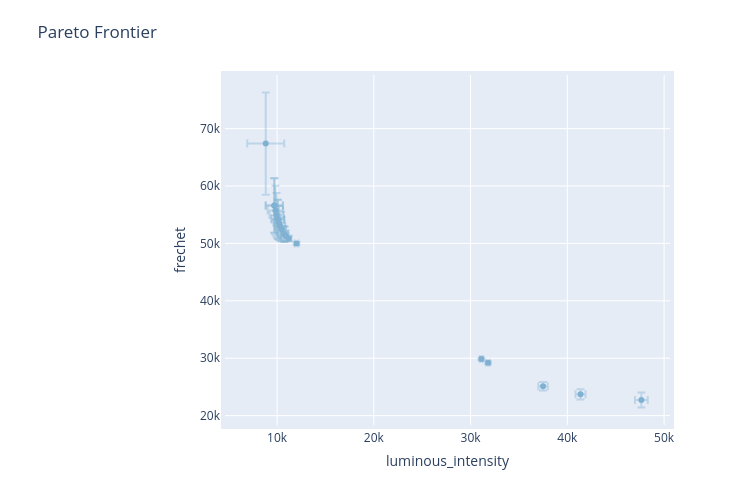

Notebook source saved alongside this figure:
### Code cell
frontier = compute_posterior_pareto_frontier(
    experiment=experiment,
    data=experiment.fetch_data(),
    primary_objective=objectives[0].metric,
    secondary_objective=objectives[1].metric,
    absolute_metrics=[objectives[0].metric_names[0], objectives[1].metric_names[0]],
    num_points=num_iter,
)

axplotconfig = plot_pareto_frontier(frontier, CI_level=0.90)
render(axplotconfig)

### Figure 1 — Plotly figure (JSON) as saved in the notebook; plotly's stock layout.template omitted (floating-point values rounded to 4 significant figures)
{"data": [{"error_x": {"array": [658.7, 188.6, 353.6, 806.4, 173.7, 517.3, 487.9, 889.5, 154.9, 582.6, 247.0, 889.5, 727.4, 353.6, 652.8, 652.8, 516.8, 311.2, 457.2, 1911.0], "color": "rgba(128,177,211,0.4)", "thickness": 2, "type": "data"}, "error_y": {"array": [1315.0, 242.4, 1333.0, 4295.0, 237.8, 2533.0, 735.6, 4745.0, 216.9, 2962.0, 400.8, 4745.0, 3846.0, 1333.0, 3401.0, 3401.0, 907.5, 977.0, 2116.0, 8897.0], "color": "rgba(128,177,211,0.4)", "thickness": 2, "type": "data"}, "hoverinfo": "text", "legendgroup": "mean", "marker": {"color": "rgba(128,177,211,1)"}, "mode": "markers", "name": "mean", "text": ["<b>Parameterization 0</b><br>luminous_intensity: 47652.136 [46993.393, 48310.879]<br>frechet: 22726.546 [21411.164, 24041.928]<br><br><em>Parameterization:</em><br>R: 12<br>G: 44<br>B: 65", "<b>Parameterization 1</b><br>luminous_intensity: 12013.19 [11824.591, 12201.789]<br>frechet: 49997.939 [49755.534, 50240.343]<br><br><em>Parameterization:</em><br>R: 0<br>G: 1<br>B: 59", "<b>Parameterization 2</b><br>luminous_intensity: 10755.554 [10401.908, 11109.200]<br>frechet: 51612.952 [50279.894, 52946.010]<br><br><em>Parameterization:</em><br>R: 0<br>G: 0<br>B: 55", "<b>Parameterization 3</b><br>luminous_intensity: 9827.018 [9020.627, 10633.409]<br>frechet: 55746.737 [51451.589, 60041.885]<br><br><em>Parameterization:</em><br>R: 0<br>G: 0<br>B: 48", "<b>Parameterization 4</b><br>luminous_intensity: 31804.549 [31630.871, 31978.227]<br>frechet: 29206.041 [28968.212, 29443.870]<br><br><em>Parameterization:</em><br>R: 0<br>G: 29<br>B: 62", "<b>Parameterization 5</b><br>luminous_intensity: 10332.179 [9814.835, 10849.523]<br>frechet: 52974.072 [50441.327, 55506.817]<br><br><em>Parameterization:</em><br>R: 0<br>G: 0<br>B: 52", "<b>Parameterization 6</b><br>luminous_intensity: 37490.475 [37002.560, 37978.390]<br>frechet: 25117.897 [24382.341, 25853.454]<br><br><em>Parameterization:</em><br>R: 0<br>G: 37<br>B: 63", "<b>Parameterization 7</b><br>luminous_intensity: 9711.969 [8822.492, 10601.445]<br>frechet: 56598.465 [51853.217, 61343.712]<br><br><em>Parameterization:</em><br>R: 0<br>G: 0<br>B: 47", "<b>Parameterization 8</b><br>luminous_intensity: 31116.385 [30961.436, 31271.335]<br>frechet: 29844.966 [29628.113, 30061.818]<br><br><em>Parameterization:</em><br>R: 0<br>G: 28<br>B: 62", "<b>Parameterization 9</b><br>luminous_intensity: 10199.327 [9616.681, 10781.972]<br>frechet: 53566.684 [50604.465, 56528.904]<br><br><em>Parameterization:</em><br>R: 0<br>G: 0<br>B: 51", "<b>Parameterization 10</b><br>luminous_intensity: 11213.645 [10966.625, 11460.666]<br>frechet: 50842.801 [50441.964, 51243.638]<br><br><em>Parameterization:</em><br>R: 0<br>G: 0<br>B: 58", "<b>Parameterization 11</b><br>luminous_intensity: 9711.969 [8822.492, 10601.445]<br>frechet: 56598.465 [51853.217, 61343.712]<br><br><em>Parameterization:</em><br>R: 0<br>G: 0<br>B: 47", "<b>Parameterization 12</b><br>luminous_intensity: 9946.652 [9219.236, 10674.069]<br>frechet: 54955.37 [51109.144, 58801.596]<br><br><em>Parameterization:</em><br>R: 0<br>G: 0<br>B: 49", "<b>Parameterization 13</b><br>luminous_intensity: 10755.554 [10401.908, 11109.200]<br>frechet: 51612.952 [50279.894, 52946.010]<br><br><em>Parameterization:</em><br>R: 0<br>G: 0<br>B: 55", "<b>Parameterization 14</b><br>luminous_intensity: 10070.786 [9418.027, 10723.544]<br>frechet: 54227.772 [50826.761, 57628.784]<br><br><em>Parameterization:</em><br>R: 0<br>G: 0<br>B: 50", "<b>Parameterization 15</b><br>luminous_intensity: 10070.786 [9418.027, 10723.544]<br>frechet: 54227.772 [50826.761, 57628.784]<br><br><em>Parameterization:</em><br>R: 0<br>G: 0<br>B: 50", "<b>Parameterization 16</b><br>luminous_intensity: 41361.1 [40844.256, 41877.945]<br>frechet: 23701.324 [22793.866, 24608.781]<br><br><em>Parameterization:</em><br>R: 4<br>G: 40<br>B: 64", "<b>Parameterization 17</b><br>luminous_intensity: 10904.567 [10593.381, 11215.754]<br>frechet: 51294.779 [50317.829, 52271.729]<br><br><em>Parameterization:</em><br>R: 0<br>G: 0<br>B: 56", "<b>Parameterization 18</b><br>luminous_intensity: 10469.241 [10012.080, 10926.402]<br>frechet: 52451.023 [50335.331, 54566.715]<br><br><em>Parameterization:</em><br>R: 0<br>G: 0<br>B: 53", "<b>Parameterization 19</b><br>luminous_intensity: 8829.02 [6917.559, 10740.481]<br>frechet: 67398.204 [58501.330, 76295.079]<br><br><em>Parameterization:</em><br>R: 0<br>G: 0<br>B: 37"], "type": "scatter", "x": [47650.0, 12010.0, 10760.0, 9827.0, 31800.0, 10330.0, 37490.0, 9712.0, 31120.0, 10200.0, 11210.0, 9712.0, 9947.0, 10760.0, 10070.0, 10070.0, 41360.0, 10900.0, 10470.0, 8829.0], "y": [22730.0, 50000.0, 51610.0, 55750.0, 29210.0, 52970.0, 25120.0, 56600.0, 29840.0, 53570.0, 50840.0, 56600.0, 54960.0, 51610.0, 54230.0, 54230.0, 23700.0, 51290.0, 52450.0, 67400.0]}], "layout": {"height": 500, "hovermode": "closest", "legend": {"orientation": "h"}, "margin": {"b": 75, "l": 225, "pad": 4, "t": 75}, "title": {"text": "Pareto Frontier"}, "width": 750, "xaxis": {"ticksuffix": "", "title": {"text": "luminous_intensity"}, "zeroline": true}, "yaxis": {"ticksuffix": "", "title": {"text": "frechet"}, "zeroline": true}}}
